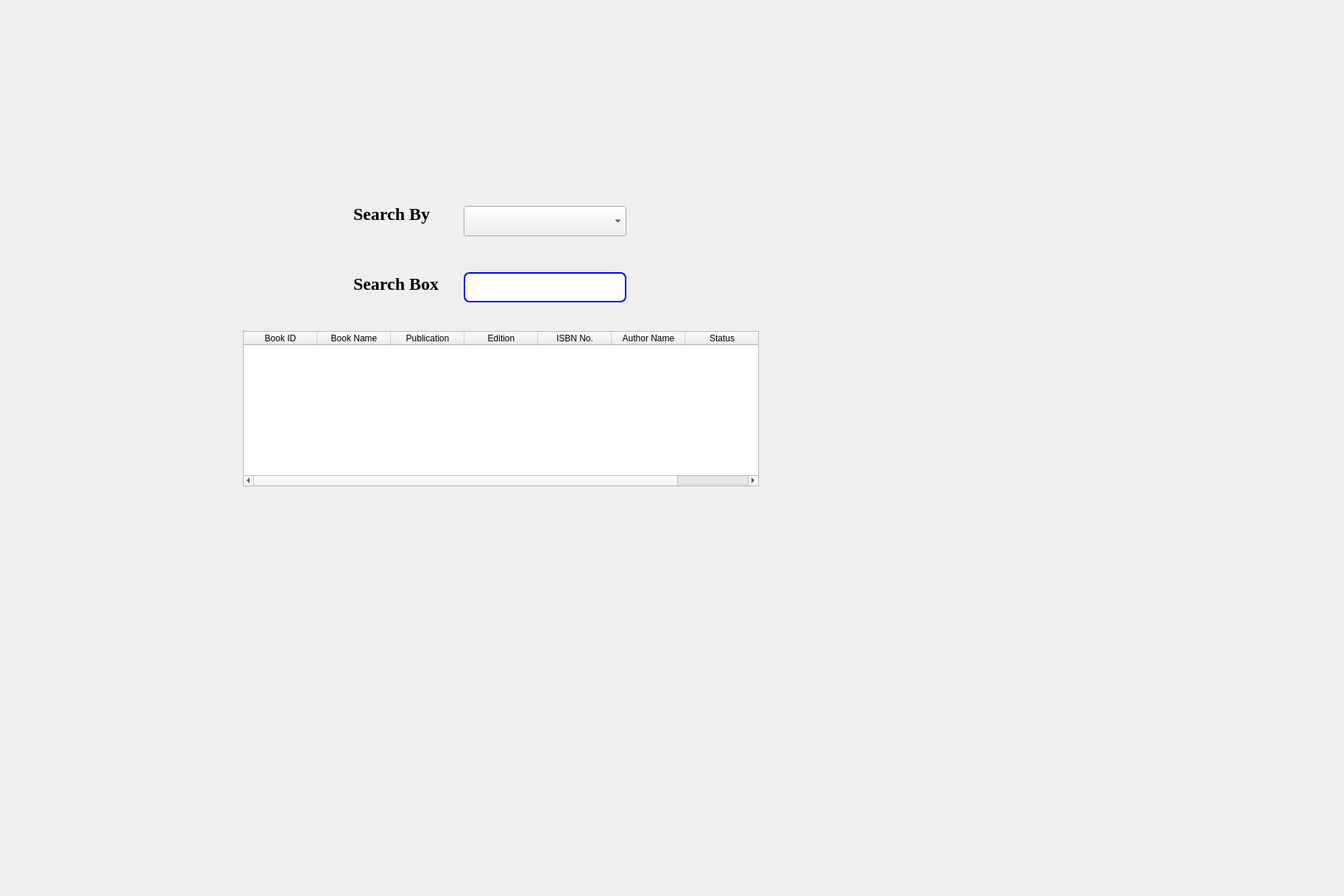
<?xml version="1.0" encoding="UTF-8"?>
<ui version="4.0">
 <class>search_Book</class>
 <widget class="QDialog" name="search_Book">
  <property name="geometry">
   <rect>
    <x>0</x>
    <y>0</y>
    <width>1826</width>
    <height>1218</height>
   </rect>
  </property>
  <property name="windowTitle">
   <string>Search Book</string>
  </property>
  <property name="windowIcon">
   <iconset resource="bookholics.qrc">
    <normaloff>:/image/1.png</normaloff>:/image/1.png</iconset>
  </property>
  <widget class="QLabel" name="label">
   <property name="geometry">
    <rect>
     <x>460</x>
     <y>10</y>
     <width>431</width>
     <height>231</height>
    </rect>
   </property>
   <property name="styleSheet">
    <string notr="true">border-image: url(:/image/logo.jpg);</string>
   </property>
   <property name="text">
    <string/>
   </property>
  </widget>
  <widget class="QLabel" name="label_2">
   <property name="geometry">
    <rect>
     <x>480</x>
     <y>250</y>
     <width>141</width>
     <height>81</height>
    </rect>
   </property>
   <property name="font">
    <font>
     <family>Times New Roman</family>
     <pointsize>18</pointsize>
     <weight>75</weight>
     <bold>true</bold>
    </font>
   </property>
   <property name="text">
    <string>Search By</string>
   </property>
  </widget>
  <widget class="QComboBox" name="search_by">
   <property name="geometry">
    <rect>
     <x>630</x>
     <y>280</y>
     <width>221</width>
     <height>41</height>
    </rect>
   </property>
   <property name="font">
    <font>
     <family>Times New Roman</family>
     <pointsize>11</pointsize>
    </font>
   </property>
   <property name="styleSheet">
    <string notr="true">padding:2px;</string>
   </property>
  </widget>
  <widget class="QLineEdit" name="search_box">
   <property name="geometry">
    <rect>
     <x>630</x>
     <y>370</y>
     <width>221</width>
     <height>41</height>
    </rect>
   </property>
   <property name="font">
    <font>
     <family>Times New Roman</family>
     <pointsize>11</pointsize>
    </font>
   </property>
   <property name="styleSheet">
    <string notr="true">padding:2px;
border-style:solid;
border:2px solid blue;
border-radius:8px;</string>
   </property>
  </widget>
  <widget class="QLabel" name="label_3">
   <property name="geometry">
    <rect>
     <x>480</x>
     <y>370</y>
     <width>141</width>
     <height>31</height>
    </rect>
   </property>
   <property name="font">
    <font>
     <family>Times New Roman</family>
     <pointsize>18</pointsize>
     <weight>75</weight>
     <bold>true</bold>
    </font>
   </property>
   <property name="text">
    <string>Search Box</string>
   </property>
  </widget>
  <widget class="QTableWidget" name="Details_table">
   <property name="geometry">
    <rect>
     <x>330</x>
     <y>450</y>
     <width>701</width>
     <height>211</height>
    </rect>
   </property>
   <column>
    <property name="text">
     <string>Book ID</string>
    </property>
   </column>
   <column>
    <property name="text">
     <string>Book Name</string>
    </property>
   </column>
   <column>
    <property name="text">
     <string>Publication</string>
    </property>
   </column>
   <column>
    <property name="text">
     <string>Edition</string>
    </property>
   </column>
   <column>
    <property name="text">
     <string>ISBN No.</string>
    </property>
   </column>
   <column>
    <property name="text">
     <string>Author Name</string>
    </property>
   </column>
   <column>
    <property name="text">
     <string>Status</string>
    </property>
   </column>
  </widget>
 </widget>
 <resources>
  <include location="bookholics.qrc"/>
 </resources>
 <connections/>
</ui>
